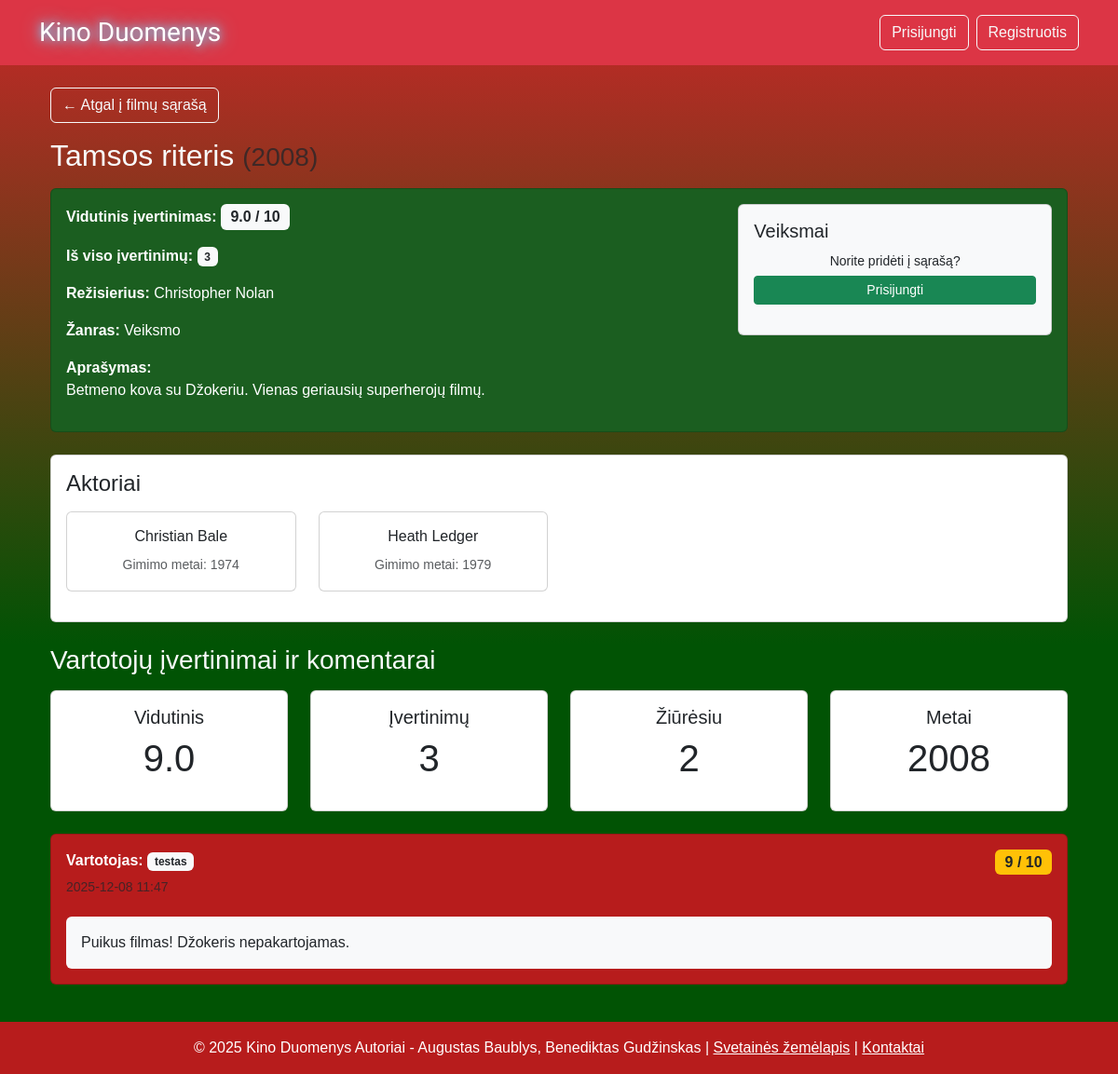
The app's page /movie.php?id=1, older data.
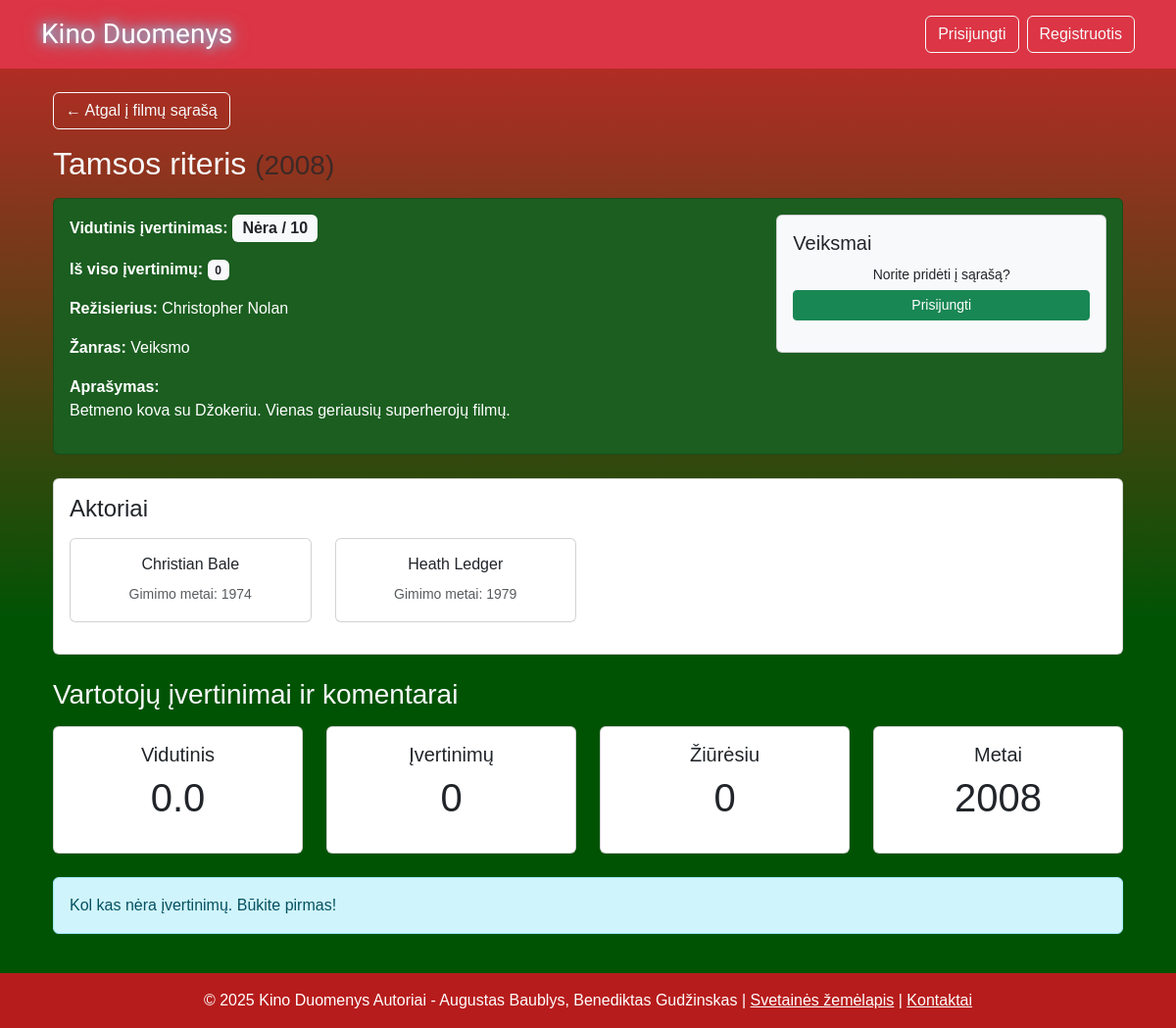
The same page, newer data.
### tables this page shows
CREATE TABLE actors (
    id INT PRIMARY KEY AUTO_INCREMENT,
    name VARCHAR(100) NOT NULL,
    birth_year INT
);

CREATE TABLE reviews (
    id INT PRIMARY KEY AUTO_INCREMENT,
    movie_id INT,
    user_id INT,
    rating INT CHECK (rating >= 1 AND rating <= 10),
    comment TEXT,
    created_at TIMESTAMP DEFAULT CURRENT_TIMESTAMP,
    FOREIGN KEY (movie_id) REFERENCES movies(id) ON DELETE CASCADE,
    FOREIGN KEY (user_id) REFERENCES users(id) ON DELETE CASCADE
);

CREATE TABLE users (
    id INT PRIMARY KEY AUTO_INCREMENT,
    username VARCHAR(50) UNIQUE NOT NULL,
    email VARCHAR(100) UNIQUE NOT NULL,
    password_hash VARCHAR(255) NOT NULL,
    created_at TIMESTAMP DEFAULT CURRENT_TIMESTAMP,
    is_admin BOOLEAN DEFAULT FALSE
);

### includes/config.php (called while the page is built, shortened)
<?php
function getDBConnection() {
    $conn = new mysqli(DB_HOST, DB_USER, DB_PASS, DB_NAME);
    $conn->set_charset("utf8");
    return $conn;
}
?>

### php/Database.php (called while the page is built, shortened)
<?php
class Database {
    private $conn;
    public function __construct() {
        require_once 'includes/config.php';
        $this->conn = getDBConnection();
    }
    public function query($sql, $params = []) {
        $stmt = $this->conn->prepare($sql);
        if (!empty($params)) {
            $types = '';
            foreach ($params as $param) {
                if (is_int($param)) {
                    $types .= 'i';
                } elseif (is_float($param)) {
                    $types .= 'd';
                } elseif (is_string($param)) {
                    $types .= 's';
                } else {
                    $types .= 's';
                }
            }
            $stmt->bind_param($types, ...$params);
        }
        if ($stmt->execute()) {
            return $stmt;
        } else {
            error_log("Execute error: " . $stmt->error);
            return false;
        }
    }
    public function fetchOne($sql, $params = []) {
        $stmt = $this->query($sql, $params);
        $result = $stmt->get_result();
        return $result->fetch_assoc();
    }
    public function fetchAll($sql, $params = []) {
        $stmt = $this->query($sql, $params);
        $result = $stmt->get_result();
        $rows = [];
        while ($row = $result->fetch_assoc()) {
            $rows[] = $row;
        }
        return $rows;
    }
}
?>

### movie.php (the view, shortened to what the changed rows need)
<?php
require_once 'includes/config.php';
require_once 'php/Database.php';
$db = new Database();
$movie_id = isset($_GET['id']) ? intval($_GET['id']) : 0;
$movie = $db->fetchOne("
    SELECT m.*,
           AVG(r.rating) as avg_rating,
           COUNT(r.id) as review_count
    FROM movies m
    LEFT JOIN reviews r ON m.id = r.movie_id
    WHERE m.id = ?
    GROUP BY m.id
", [$movie_id]);
include 'includes/header.php';
$reviews = $db->fetchAll("
    SELECT r.*, u.username
    FROM reviews r
    JOIN users u ON r.user_id = u.id
    WHERE r.movie_id = ?
    ORDER BY r.created_at DESC
    LIMIT 10
", [$movie_id]);
$actors = $db->fetchAll("
    SELECT a.name, a.birth_year
    FROM actors a
    JOIN movie_actors ma ON a.id = ma.actor_id
    WHERE ma.movie_id = ?
    ORDER BY a.name
", [$movie_id]);
?>
<main class="container">
    <div class="mb-3">
        <a href="movies.php" class="btn btn-outline-light">
        </a>
    </div>
    <h2 class="text-light mb-3">
        <?php echo htmlspecialchars($movie['title']); ?>
        <?php if ($movie['release_year']): ?>
            <small class="text-muted">(<?php echo $movie['release_year']; ?>)</small>
        <?php endif; ?>
    </h2>
    <div class="card mb-4 card-green">
        <div class="card-body">
            <div class="row">
                <div class="col-md-8">
                    <p><strong>Vidutinis įvertinimas:</strong>
                        <span class="badge bg-light text-dark fs-6">
                            <?php echo $movie['avg_rating'] ? number_format($movie['avg_rating'], 1) : 'Nėra'; ?> / 10
                        </span>
                    </p>
                    <p><strong>Iš viso įvertinimų:</strong>
                        <span class="badge bg-light text-dark"><?php echo $movie['review_count']; ?></span>
                    </p>
                </div>
            </div>
        </div>
    </div>
    <?php if (!empty($actors)): ?>
    <div class="card mb-4">
        <div class="card-body">
            <div class="row">
                <?php foreach ($actors as $actor): ?>
                    <div class="col-md-3 col-sm-6 mb-3">
                        <div class="card">
                            <div class="card-body text-center">
                                <h6 class="card-title"><?php echo htmlspecialchars($actor['name']); ?></h6>
                                <?php if ($actor['birth_year']): ?>
                                    <p class="card-text text-muted">
                                        <small>Gimimo metai: <?php echo $actor['birth_year']; ?></small>
                                    </p>
                                <?php endif; ?>
                            </div>
                        </div>
                    </div>
                <?php endforeach; ?>
            </div>
        </div>
    </div>
    <?php endif; ?>
<h3 class="text-light mb-3">Vartotojų įvertinimai ir komentarai</h3>
<div class="row mb-4">
    <div class="col-md-3">
        <div class="card text-center">
            <div class="card-body">
                <h5 class="card-title">Vidutinis</h5>
                <p class="display-6">
                    <?php echo $movie['avg_rating'] ? number_format($movie['avg_rating'], 1) : '0.0'; ?>
                </p>
            </div>
        </div>
    </div>
    <div class="col-md-3">
        <div class="card text-center">
            <div class="card-body">
                <h5 class="card-title">Įvertinimų</h5>
                <p class="display-6"><?php echo $movie['review_count']; ?></p>
            </div>
        </div>
    </div>
    <div class="col-md-3">
        <div class="card text-center">
            <div class="card-body">
                <h5 class="card-title">Žiūrėsiu</h5>
                <p class="display-6">
                    <?php
                    try {
                        $watchlistCount = $db->fetchOne("SELECT COUNT(*) as count FROM watchlist WHERE movie_id = ?", [$movie_id])['count'];
                        echo $watchlistCount;
                    } catch (Exception $e) {
                        echo '0';
                    }
                    ?>
                </p>
            </div>
        </div>
    </div>
    <div class="col-md-3">
    </div>
</div>
<?php if (empty($reviews)): ?>
    <div class="alert alert-info">
        Kol kas nėra įvertinimų. Būkite pirmas!
    </div>
<?php else: ?>
    <?php foreach ($reviews as $index => $review): ?>
        <div class="card mb-3 card-red">
            <div class="card-body">
                <div class="d-flex justify-content-between align-items-start mb-2">
                    <div>
                        <p class="mb-1">
                            <strong>Vartotojas:</strong>
                            <span class="badge bg-light text-dark">
                                <?php echo htmlspecialchars($review['username']); ?>
                            </span>
                        </p>
                        <p class="mb-1 text-muted">
                            <small>
                                <?php echo date('Y-m-d H:i', strtotime($review['created_at'])); ?>
                            </small>
                        </p>
                    </div>
                    <div>
                        <span class="badge bg-warning text-dark fs-6">
                            <?php echo $review['rating']; ?> / 10
                        </span>
                    </div>
                </div>
                <?php if (isset($review['comment']) && !empty(trim($review['comment']))): ?>
                    <div class="mt-3 p-3 bg-light rounded">
                        <p class="mb-0 text-dark">
                            <?php echo nl2br(htmlspecialchars($review['comment'])); ?>
                        </p>
                    </div>
                <?php endif; ?>
            </div>
        </div>
    <?php endforeach; ?>
<?php endif; ?>
</main>
<?php
include 'includes/footer.php';
?>

Row changes from the older to the newer data that the page shows:
removed reviews: user.username "testas", created_at "2025-12-08 11:47", rating "9", comment "Puikus filmas! Džokeris nepakartojamas."
Text that changed along with them:
$movie['review_count']: "3" → "0"
$watchlistCount: "2" → "0"
$movie['avg_rating']: "9.0" → (not shown)
text now shown: "Nėra 0.0 Kol kas nėra įvertinimų. Būkite pirmas!"
